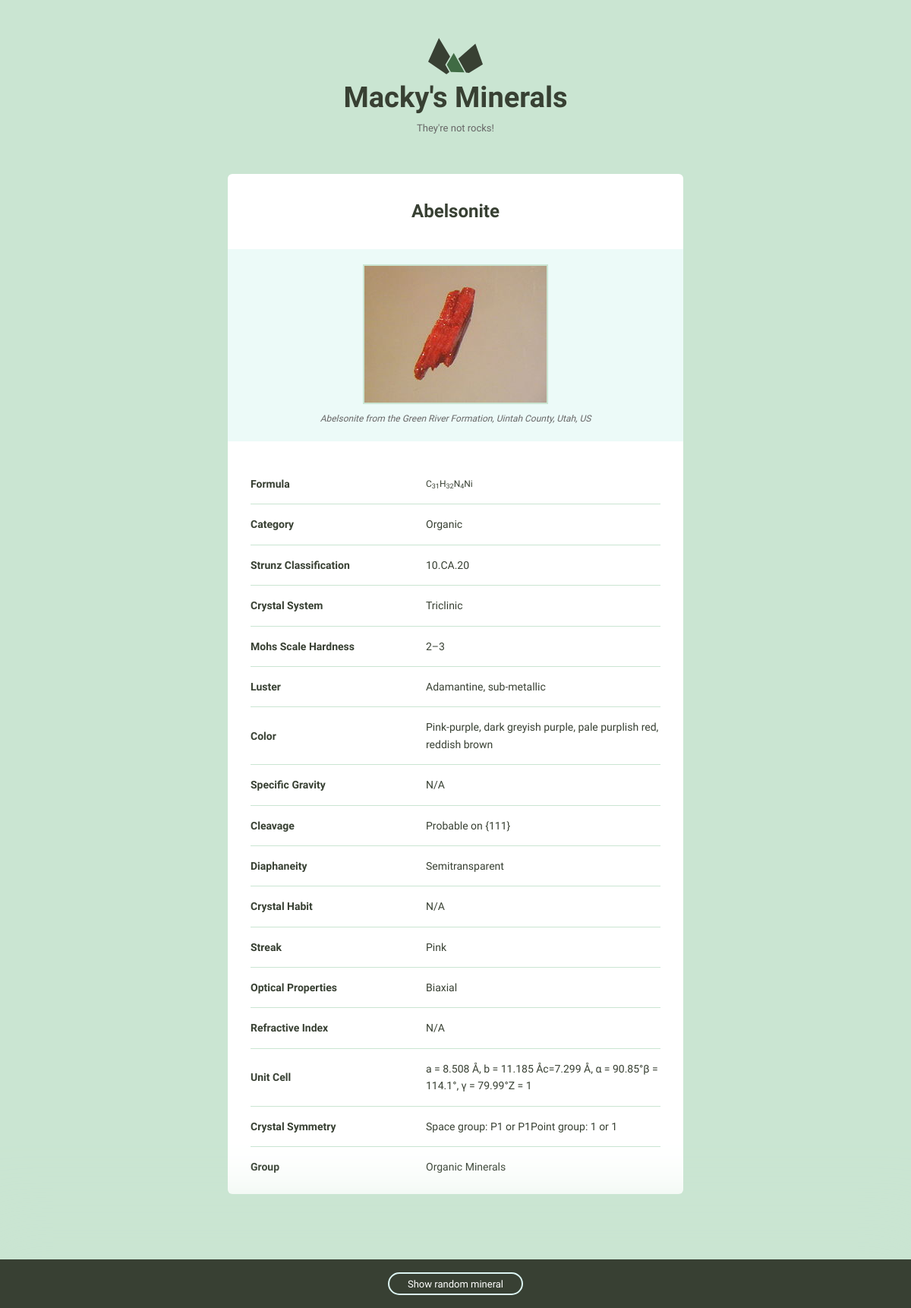
Screenshot of /mineral_data/876/ with the database file from the repository.
### mineral_data/models.py (models this page shows, shortened)
class Mineral(models.Model):
    created_at = models.DateTimeField(auto_now_add=True)
    name = models.CharField(max_length=1000, default='', blank=True)
    image_filename = models.CharField(max_length=1000, default='', blank=True)
    image_caption = models.CharField(max_length=1000, default='', blank=True)
    category = models.CharField(max_length=1000, default='', blank=True)
    formula = models.CharField(max_length=1000, default='', blank=True)
    strunz_classification = models.CharField(
        max_length=1000, default='', blank=True
    )
    color = models.CharField(max_length=1000, default='', blank=True)
    crystal_system = models.CharField(max_length=1000, default='', blank=True)
    unit_cell = models.CharField(max_length=1000, default='', blank=True)
    crystal_symmetry = models.CharField(
        max_length=1000, default='', blank=True
    )
    cleavage = models.CharField(max_length=1000, default='', blank=True)
    mohs_scale_hardness = models.CharField(
        max_length=1000, default='', blank=True
    )
    luster = models.CharField(max_length=1000, default='', blank=True)
    streak = models.CharField(max_length=1000, default='', blank=True)
    diaphaneity = models.CharField(max_length=1000, default='', blank=True)
    optical_properties = models.CharField(
        max_length=1000, default='', blank=True
    )
    refractive_index = models.CharField(
        max_length=1000, default='', blank=True
    )
    crystal_habit = models.CharField(max_length=1000, default='', blank=True)
    specific_gravity = models.CharField(
        max_length=1000, default='', blank=True
    )
    group = models.CharField(max_length=1000, default='', blank=True)
    class Meta:
        ordering = ['name',]

### mineral_data/views.py (the view)
# urls.py: url(r'(?P<pk>\d+)/$', views.mineral_detail, name='detail')
def mineral_detail(request, pk):
    minerals = Mineral.objects.all()
    pk_list = []
    for model in minerals:
        pk_list.append(model.pk)
    random_pk = random.randint(min(pk_list), max(pk_list))
    mineral = get_object_or_404(Mineral, pk=pk)
    ordering_list = []
    attribute_count = DescriptionCount.objects.get().__dict__
    for attr, value in attribute_count.items():
        if attr == '_state':
            continue
        elif attr == 'name':
            continue
        elif attr == 'image_caption':
            continue
        elif attr == 'image_filename':
            continue
        elif attr == 'id':
            continue
        else:
            ordering_list.append(value)
    sorted_list = sorted(ordering_list, reverse=True)
    used_attr_list = [] # eliminates matching complications
    for idx, data in enumerate(sorted_list):
        for attr, value in attribute_count.items():
            if not attr in used_attr_list:
                if data == value:
                    if attr == '_state':
                        continue
                    elif attr == 'name':
                        continue
                    elif attr == 'image_caption':
                        continue
                    elif attr == 'image_filename':
                        continue
                    elif attr == 'id':
                        continue
                    else:
                        sorted_list[idx] = {idx:attr}
                        used_attr_list.append(attr)
    sorted_list = []
    for key, value in enumerate(used_attr_list):
        sorted_list.append({key:value})
    relevance_list = [] # keeps track of description name
    for item in sorted_list:
        relevance_list.append(item)
    for item in sorted_list:
        for key, value in item.items():
            if value == 'category':
                sorted_list[key] = mineral.category
            elif value == 'formula':
                sorted_list[key] = mineral.formula
            elif value == 'strunz_classification':
                sorted_list[key] = mineral.strunz_classification
            elif value == 'color':
                sorted_list[key] = mineral.color
            elif value == 'crystal_system':
                sorted_list[key] = mineral.crystal_system
            elif value == 'unit_cell':
                sorted_list[key] = mineral.unit_cell
            elif value == 'crystal_symmetry':
                sorted_list[key] = mineral.crystal_symmetry
            elif value == 'cleavage':
                sorted_list[key] = mineral.cleavage
            elif value == 'mohs_scale_hardness':
                sorted_list[key] = mineral.mohs_scale_hardness
            elif value == 'luster':
                sorted_list[key] = mineral.luster
            elif value == 'streak':
                sorted_list[key] = mineral.streak
            elif value == 'diaphaneity':
                sorted_list[key] = mineral.diaphaneity
            elif value == 'optical_properties':
                sorted_list[key] = mineral.optical_properties
            elif value == 'refractive_index':
                sorted_list[key] = mineral.refractive_index
            elif value == 'crystal_habit':
                sorted_list[key] = mineral.crystal_habit
            elif value == 'specific_gravity':
                sorted_list[key] = mineral.specific_gravity
            elif value == 'group':
                sorted_list[key] = mineral.group
    fmt_relevance_list = []
    for item in relevance_list:
        for key, value in item.items():
            fmt_relevance_list.append({key:value.replace('_', ' ')})
    return render(
        request,
        'mineral_data/mineral_detail.html',
        {
            'mineral': mineral,
            'sorted_details': sorted_list,
            'relevance_details': fmt_relevance_list,
            'random_pk': random_pk
        }
    )

### mineral_data/templatetags/mineral_data_extras.py (called while the page is built)
@register.filter('list_item_by_index')
def list_item_by_index(data, idx):
    fmt_data = data[idx]
    return fmt_data

@register.filter('get_items')
def get_items(data):
    fmt_data = data.items()
    return fmt_data

@register.filter('formula')
def formula(data):
    fmt_data = '<td class="mineral__formula">' + data + '</td>'
    return fmt_data

@register.filter('markdown_to_html')
def markdown_to_html(markdown_text):
    html_body = markdown2.markdown(markdown_text)
    return mark_safe(html_body)

### mineral_data/templates/mineral_data/mineral_detail.html (shortened to what this page needs)
{% extends "layout.html" %}
{% load static from staticfiles %}
{% load humanize mineral_data_extras %}
{% block content %}
<div class="bounds bounds--small">
    <div class="grid-100">
        <a href="{% url 'views.home' %}">
            <h1 class="logo__name text-centered">Macky's Minerals</h1>
        </a>
        <p class="logo__text text-centered">They're not rocks!</p>
    </div>
    <div class="grid-100 mineral__container">
        <h1 class="mineral__name">{{ mineral.name }}</h1>
        <div class="mineral__image-bg">
            <img class="mineral__image" src="{% static 'images' %}/{{ mineral.name }}.jpg">
            <p class="mineral__caption">{{ mineral.image_caption }}</p>
        </div>
        <div class="mineral__table-container">
            <table class="mineral__table">
                {% for item in relevance_details %}
                    {% for key, value in item|get_items %}
                        <tr>
                            <td class="mineral__category">{{ value|title }}</td>
                            {% if sorted_details|list_item_by_index:key %}
                                {% if value == 'formula' %}
                                    {{ sorted_details|list_item_by_index:key|formula|markdown_to_html }}
                                {% else %}
                                    <td>{{ sorted_details|list_item_by_index:key }}</td>
                                {% endif %}
                            {% else %}
                                <td>N/A</td>
                            {% endif %}
                        </tr>
                    {% endfor %}
                {% endfor %}
            </table>
        </div>
    </div>
</div>
<div class="minerals__random">
    <a class="minerals__anchor" href="{% url 'mineral_data:detail' pk=random_pk %}">Show random mineral</a>
</div>
{% endblock %}

### templates/layout.html (shortened to what this page needs)
{% load static from staticfiles %}
<!DOCTYPE html>
<html lang="en">
  <head>
    <link rel="stylesheet" href="{% static 'css/global.css' %}">
  </head>
  <body>{% block content %}{% endblock %}</body>
</html>

### assets/css/global.css (style rules this page uses)
html { font-family: sans-serif; -ms-text-size-adjust: 100%; -webkit-text-size-adjust: 100%; }
body { margin: 0; }
a { background-color: transparent; }
h1 { font-size: 2em; margin: 0.67em 0; }
sub { font-size: 75%; line-height: 0; position: relative; vertical-align: baseline; bottom: -0.25em; }
img { border: 0; }
svg:not(:root) { overflow: hidden; }
table { border-collapse: collapse; border-spacing: 0; }
td, th { padding: 0; }
html { font-size: 62.5%; }
body { background-color: #CAE5D2; font-size: 1.5em; line-height: 1.6; font-weight: 400; font-family: "Cousine"; color: #666; }
.bounds { max-width: 800px; margin: 0 auto; padding: 50px 0 150px; overflow: hidden; }
.bounds--small { max-width: 600px; padding: 50px 10px 150px; }
.grid, .grid-5, .grid-10, .grid-15, .grid-20, .grid-25, .grid-30, .grid-33, .grid-35, .grid-40, .grid-45, .grid-50, .grid-55, .grid-60, .grid-65, .grid-66, .grid-70, .grid-75, .grid-80, .grid-90, .grid-95, .grid-100 { float: left; box-sizing: border-box; position: relative; }
.grid-100 { width: 100%; padding: 0 15px; }
h1, h2, h3, h4, h5, h6 { margin-top: 0; margin-bottom: 2rem; font-weight: bold; font-family: "Work Sans", sans-serif; color: #384033; }
h1 { font-size: 3.8rem; }
@media (min-width: 550px) { h1 { font-size: 3.8rem; } }
p { margin-top: 0; font-size: 1.6rem; }
a { color: #689b98; text-decoration: none; -webkit-transition: color 0.2s; -moz-transition: color 0.2s; -ms-transition: color 0.2s; -o-transition: color 0.2s; transition: color 0.2s; }
th, td { padding: 15px; text-align: left; border-bottom: 1px solid #e1e1e1; }
th:first-child, td:first-child { padding-left: 0; }
th:last-child, td:last-child { padding-right: 0; }
table, p, ul { margin-bottom: 2.5rem; }
.text-centered { text-align: center; }
.logo { display: block; fill: #384033; position: relative; margin: 0 auto; width: 72px; }
.logo__name { margin-bottom: 0; }
.logo__text { margin-bottom: 50px; font-size: 13px; }
.minerals__anchor { border: solid 2px #DCF5F2; border-radius: 100px; color: #384033; display: block; font-size: 13px; text-align: center; padding: 8px 0 7px 0; width: 100%; transition: background-color 200ms ease-in-out, font-weight 200ms ease-in-out, color 200ms ease-in-out; }
.minerals__random { background-color: #384033; box-shadow: 0 0 100px 50px #CAE5D2; color: #fff; padding: 20px 0 20px 0; position: fixed; bottom: 0; text-align: center; width: 100%; }
.minerals__random .minerals__anchor { display: inline; color: #fff; padding: 6px 24px 5px 24px; }
.mineral__container { background-color: #fff; border-radius: 6px; list-style: none; padding: 0; text-align: center; }
.mineral__name { display: block; width: 100%; margin: 0; font-size: 24px; padding: 30px 0 30px 0; }
.mineral__image { display: block; margin: 0 auto; border: solid 2px #CAE5D2; }
.mineral__image-bg { background-color: #ecfaf8; padding: 20px 0; }
.mineral__caption { font-size: 12px; font-style: italic; padding: 10px 0 0 0; margin: 0; }
.mineral__table { font-size: 14px; color: #384033; }
.mineral__table td { border-color: #CAE5D2; }
.mineral__table tr:last-of-type td { border-bottom: none; padding-bottom: 0; }
.mineral__table-container { padding: 5px 30px 0; }
.mineral__category { font-weight: bold; width: 40%; }
.mineral__formula { font-size: 12px; }

### rows the page displays
Mineral: name "Abelsonite", name (picture), image_caption "Abelsonite from the Green River Formation, Uintah County, Utah, US"

### other values shown
{{ value|title }} "Formula" "Category" "Strunz Classification" "Crystal System" "Mohs Scale Hardness" "Luster" "Color" "Specific Gravity" "Cleavage" "Diaphaneity" "Crystal Habit" "Streak" "Optical Properties" "Refractive Index" "Unit Cell" "Crystal Symmetry" "Group"
{{ sorted_details|list_item_by_index:key|formula|markdown_to_html }} "C 31 H 32 N 4 Ni"
{{ sorted_details|list_item_by_index:key }} "Organic" "10.CA.20" "Triclinic" "2–3" "Adamantine, sub-metallic" "Pink-purple, dark greyish purple, pale purplish red, reddish brown" "Probable on {111}" "Semitransparent" "Pink" "Biaxial" "a = 8.508 Å, b = 11.185 Åc=7.299 Å, α = 90.85°β = 114.1°, γ = 79.99°Z = 1" "Space group: P1 or P1Point group: 1 or 1" "Organic Minerals"
